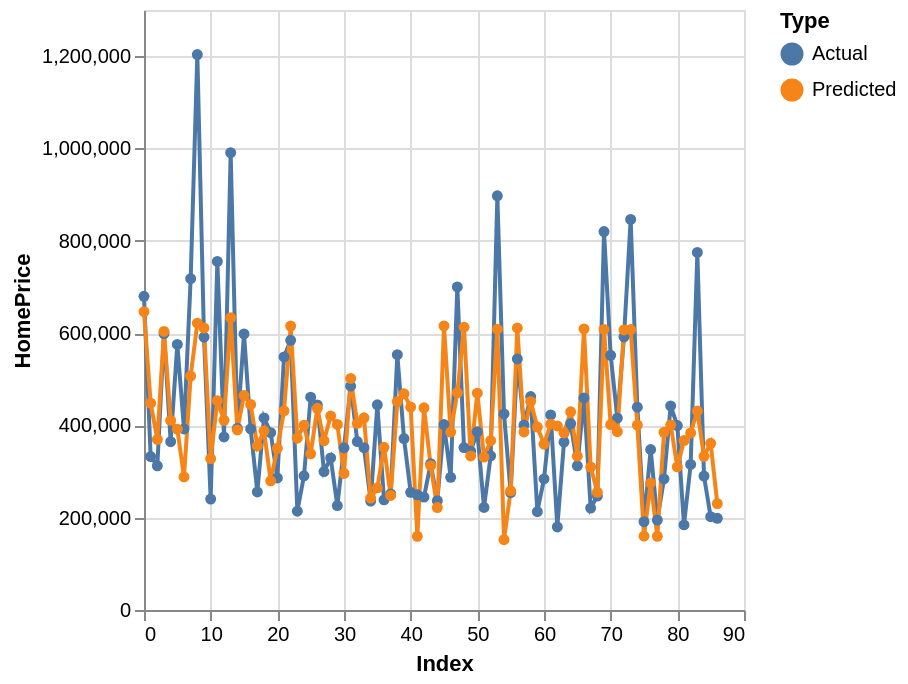

Notebook code for this chart:
### Markdown cell above
<strong>Visualizing Algorithm Performance</strong><br>
The following is a series of charts which show the difference between the recorded values for 2024 and the values predicted by each algorithm

### Code cell
#Print Linear Regressor residual chart
lr_chart

### Figure 1 — Vega-Lite specification as saved in the notebook (floating-point values rounded to 4 significant figures; data arrays with more than 128 entries replaced by an {"elided": "..."} marker saying what was removed)
{"config": {"view": {"continuousWidth": 300, "continuousHeight": 300}}, "data": {"name": "data-9986291bffe9e397827b271d261e3864"}, "mark": {"type": "line", "point": true}, "encoding": {"color": {"field": "Type", "type": "nominal"}, "x": {"field": "Index", "type": "quantitative"}, "y": {"field": "HomePrice", "type": "quantitative"}}, "$schema": "https://vega.github.io/schema/vega-lite/v6.1.0.json", "datasets": {"data-9986291bffe9e397827b271d261e3864": {"elided": "174 records"}}}
